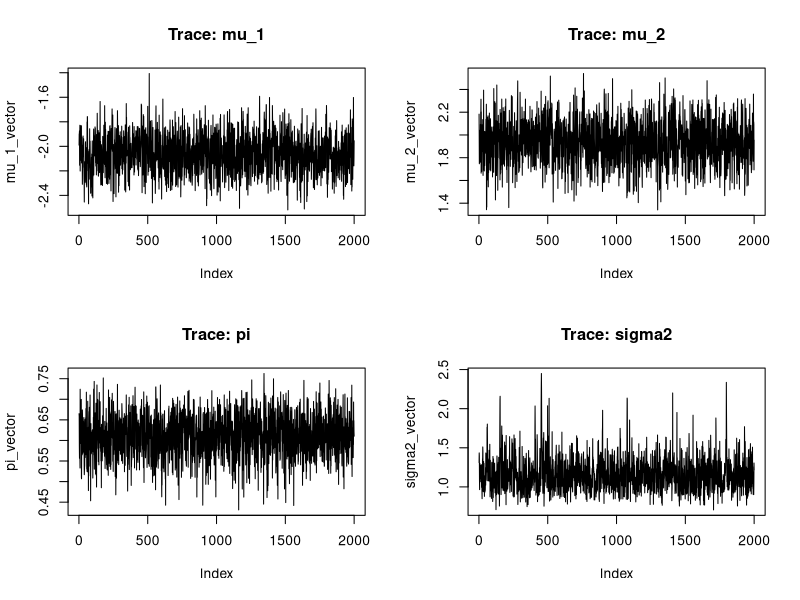
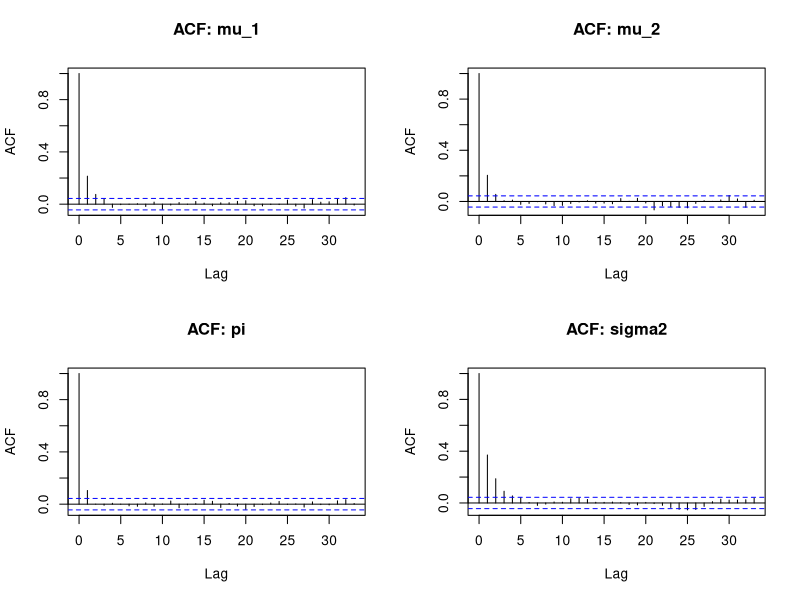
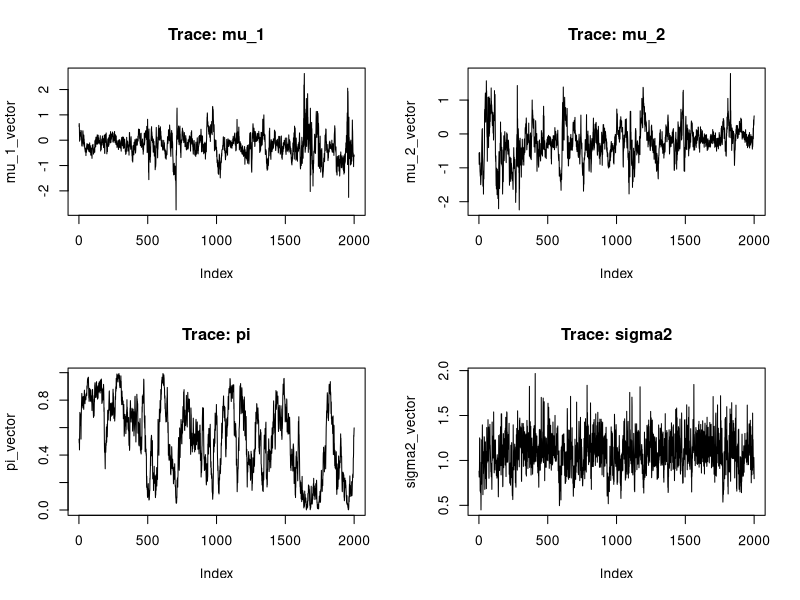
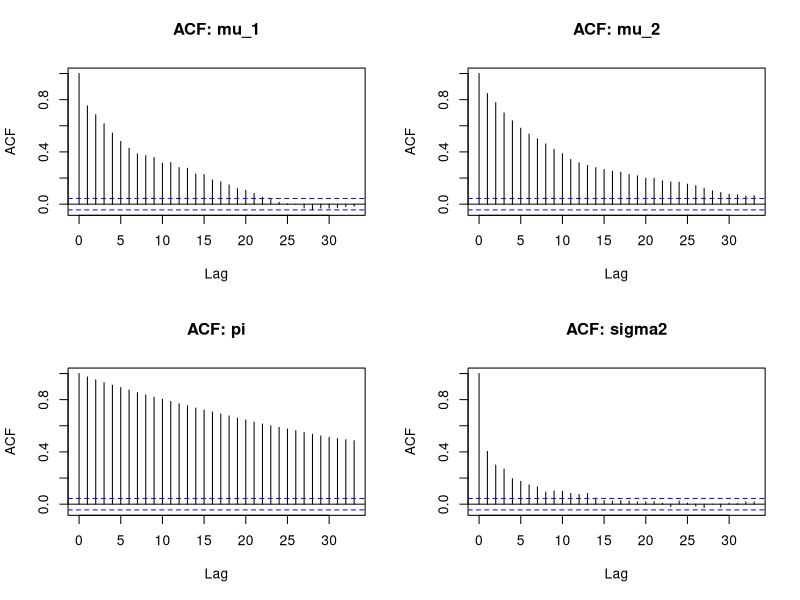

Source code (R) for these figures, in order:
## ---- chunk 1
iterate_parameters <- function(data, previous, hyperparams) {
    next_parameters <- list()
    n <- length(data)
    
    m_0     <- hyperparams$m_0
    s2_0    <- hyperparams$s2_0
    a       <- hyperparams$a
    b       <- hyperparams$b
    alpha_0 <- hyperparams$alpha_0
    beta_0  <- hyperparams$beta_0
    
    mu_1    <- previous$mu_1
    mu_2    <- previous$mu_2
    pi      <- previous$pi
    sigma2  <- previous$sigma2
    zs      <- previous$zs
    
    #Latent group allocation for each data point separately
    z_i <- numeric(n)
    for (i in 1:n) {
      y_i <- data[i]
      #conditional likelihood for the generated data; probability that Z_i equals 1.
      p_1 <- dnorm(y_i, mu_1, sqrt(sigma2))*pi/
        (pi*dnorm(y_i, mu_1, sqrt(sigma2))+(1-pi)*dnorm(y_i, mu_2, sqrt(sigma2)))
      #randomize latent group allocation
      if (runif(1, 0, 1) < p_1) {
        z_i[i] <- 1
      } else {
        z_i[i] <- 2
      }
    }
    #save result
    zs <- z_i
    next_parameters$zs <- zs
    
    #split observations into groups by allocation parameter
    is_group_1   <- sapply(zs, function(x) x == 1) #vector which tells if a datum is in group 1
    is_group_2   <- !is_group_1
    group_1_data <- data[which(is_group_1)]
    group_2_data <- data[which(is_group_2)]
    
    #count observations in each group, and take their sums
    N_1 <- length(group_1_data)
    N_2 <- length(group_2_data)
    y_sum_1 <- sum(group_1_data)
    y_sum_2 <- sum(group_2_data)
    
    #sample from the conditional likelihood of group allocation parameter pi
    pi <- rbeta(1, a + N_1, b + n - N_1)
    next_parameters$pi <- pi
    
    #sample mu_1 from conditional distribution
    mu_1 <- rnorm(1, 
                  mean = (m_0 + y_sum_1)/(sigma2 + s2_0*N_1),
                  sd = sqrt((s2_0*sigma2)/(sigma2 + s2_0*N_1))
    )
    next_parameters$mu_1 <- mu_1
    
    #sample mu_2 from it's conditional distribution
    mu_2 <- rnorm(1, 
                  mean = (m_0 + y_sum_2)/(sigma2 + s2_0*N_2),
                  sd = sqrt((s2_0*sigma2)/(sigma2 + s2_0*N_2))
    )
    next_parameters$mu_2 <- mu_2
    
    #calculate parameters for the conditional of sigma^2
    #this needs cleanup later
    alpha_k <- alpha_0 + n/2
    #beta_k_1 = beta_0 + 1/2 * sum((data-mu_1)^2)
    #beta_k_2 = beta_0 + 1/2 * sum((data-mu_2)^2)
    #sample from the conditional distribution 
    #sigma2 = pi * 1/rgamma(1, alpha_k, beta_k_1) + (1-pi) * 1/rgamma(1, alpha_k, beta_k_2)
    mus <- is_group_1*mu_1 + is_group_2*mu_2
    beta_k <- beta_0 + 1/2 * sum((data-mus)^2)
    
    sigma2 <- 1/rgamma(1, alpha_k, beta_k)
    next_parameters$sigma2 <- sigma2
    
    next_parameters
}

gibbs_sampler <- function(data, samples_count, burn, hyperparams, initialisation = NA) {
  n <- length(data)
  parameters <- vector(mode="list", length=samples_count)
  
  m_0     <- hyperparams$m_0
  s2_0    <- hyperparams$s2_0
  a       <- hyperparams$a
  b       <- hyperparams$b
  alpha_0 <- hyperparams$alpha_0
  beta_0  <- hyperparams$beta_0
  
  #Initialise prior values from distribution
  if (!any(is.na(initialisation))){
      parameters[[1]] <- initialisation
  }
  else {
      parameters[[1]] <- list(
      mu_1    = rnorm(1, m_0, sqrt(s2_0)),
      mu_2    = rnorm(1, m_0, sqrt(s2_0)),
      pi      = rbeta(1, a, b),
      sigma2  = 1/rgamma(1, alpha_0, beta_0)
    )

  }
  parameters[[1]]$zs = rbinom(n, 1, 1-parameters[[1]]$pi) + 1
  #Burn just replaces the first value repeatedly, thus discarding the previous value
  for (t in 1:burn) {
    previous <- parameters[[1]]
    parameters[[1]] <- iterate_parameters(data, previous, hyperparams)
  }
  #generate samples
  for (t in 2:samples_count) {
    previous <- parameters[[t-1]]
    parameters[[t]] <- iterate_parameters(data, previous, hyperparams)
  }
  parameters
}
## ---- chunk 2
#generate a dataset

n <- 100
allocation <- rbinom(n, size = 1, prob = 0.7)
separate_data <- allocation*rnorm(n, -2, 1) + (1 - allocation)*rnorm(n, 2, 1)

## ---- chunk 3

hyperparams = list(
  m_0 = 0,
  s2_0 = 1,
  a = 1,
  b = 1,
  alpha_0 = 1,
  beta_0 = 1
)
initilasation <- list(
      mu_1    = 1,
      mu_2    = 1,
      pi      = 0.5,
      sigma2  = 1
    )

separate_gibbs = gibbs_sampler(separate_data, 2000, 2000, hyperparams, initialisation = initilasation)

mu_1_vector <- sapply(separate_gibbs, function (x) x$mu_1)
mu_2_vector <- sapply(separate_gibbs, function (x) x$mu_2)
pi_vector <- sapply(separate_gibbs, function (x) x$pi)
sigma2_vector <- sapply(separate_gibbs, function (x) x$sigma2)

## ---- chunk 4

par(mfrow=c(2,2))

plot(mu_1_vector, type = "l", main = "Trace: mu_1")
plot(mu_2_vector, type = "l", main = "Trace: mu_2")

plot(pi_vector, type = "l", main = "Trace: pi")
plot(sigma2_vector, type = "l", main = "Trace: sigma2")
## ---- chunk 5
par(mfrow=c(2,2))

acf(mu_1_vector, main = "ACF: mu_1")
acf(mu_2_vector, main = "ACF: mu_2")
acf(pi_vector, main = "ACF: pi")
acf(sigma2_vector, main = "ACF: sigma2")

## ---- chunk 6
#generate a dataset

n <- 100
allocation <- rbinom(n, size = 1, prob = 0.7)
separate_data <- allocation*rnorm(n, -0.5, 1) + (1 - allocation)*rnorm(n, 0.5, 1)

## ---- chunk 7

hyperparams = list(
  m_0 = 0,
  s2_0 = 1,
  a = 1,
  b = 1,
  alpha_0 = 1,
  beta_0 = 1
)
initilasation <- list(
      mu_1    = 1,
      mu_2    = 1,
      pi      = 0.5,
      sigma2  = 1
    )

separate_gibbs = gibbs_sampler(separate_data, 2000, 2000, hyperparams, initialisation = initilasation)

mu_1_vector <- sapply(separate_gibbs, function (x) x$mu_1)
mu_2_vector <- sapply(separate_gibbs, function (x) x$mu_2)
pi_vector <- sapply(separate_gibbs, function (x) x$pi)
sigma2_vector <- sapply(separate_gibbs, function (x) x$sigma2)

## ---- chunk 8

par(mfrow=c(2,2))

plot(mu_1_vector, type = "l", main = "Trace: mu_1")
plot(mu_2_vector, type = "l", main = "Trace: mu_2")

plot(pi_vector, type = "l", main = "Trace: pi")
plot(sigma2_vector, type = "l", main = "Trace: sigma2")
## ---- chunk 9
par(mfrow=c(2,2))

acf(mu_1_vector, main = "ACF: mu_1")
acf(mu_2_vector, main = "ACF: mu_2")
acf(pi_vector, main = "ACF: pi")
acf(sigma2_vector, main = "ACF: sigma2")

## ---- chunk 10
hyperparams = list(
  m_0 = 0,
  s2_0 = 1,
  a = 1,
  b = 1,
  alpha_0 = 1,
  beta_0 = 1
)

mean <- mean(faithful$eruptions)
std <- sd(faithful$eruptions)
preprocessed_data <- (faithful$eruptions - mean)/ std

## ---- chunk 11
gibbs_sampler(preprocessed_data, 100, 100, hyperparams)
## ---- chunk 12
